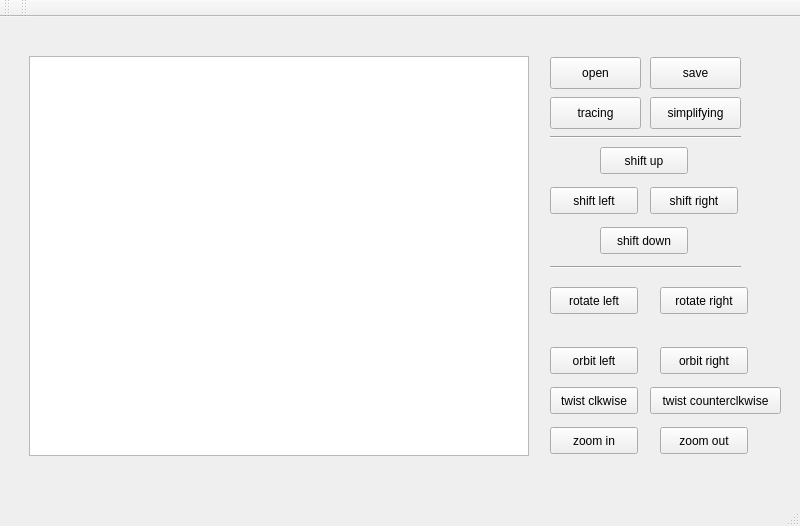
<?xml version="1.0" encoding="UTF-8"?>
<ui version="4.0">
 <class>MainWindow</class>
 <widget class="QMainWindow" name="MainWindow">
  <property name="geometry">
   <rect>
    <x>0</x>
    <y>0</y>
    <width>800</width>
    <height>526</height>
   </rect>
  </property>
  <property name="windowTitle">
   <string>ObjViewer</string>
  </property>
  <widget class="QWidget" name="centralWidget">
   <widget class="QGraphicsView" name="pic">
    <property name="geometry">
     <rect>
      <x>29</x>
      <y>39</y>
      <width>500</width>
      <height>400</height>
     </rect>
    </property>
    <property name="autoFillBackground">
     <bool>false</bool>
    </property>
   </widget>
   <widget class="QPushButton" name="trace">
    <property name="geometry">
     <rect>
      <x>550</x>
      <y>80</y>
      <width>91</width>
      <height>32</height>
     </rect>
    </property>
    <property name="text">
     <string>tracing</string>
    </property>
   </widget>
   <widget class="QPushButton" name="simplify">
    <property name="geometry">
     <rect>
      <x>650</x>
      <y>80</y>
      <width>91</width>
      <height>32</height>
     </rect>
    </property>
    <property name="text">
     <string>simplifying</string>
    </property>
   </widget>
   <widget class="Line" name="line">
    <property name="geometry">
     <rect>
      <x>550</x>
      <y>110</y>
      <width>191</width>
      <height>20</height>
     </rect>
    </property>
    <property name="orientation">
     <enum>Qt::Horizontal</enum>
    </property>
   </widget>
   <widget class="Line" name="line_3">
    <property name="geometry">
     <rect>
      <x>550</x>
      <y>240</y>
      <width>191</width>
      <height>20</height>
     </rect>
    </property>
    <property name="orientation">
     <enum>Qt::Horizontal</enum>
    </property>
   </widget>
   <widget class="QPushButton" name="open">
    <property name="geometry">
     <rect>
      <x>550</x>
      <y>40</y>
      <width>91</width>
      <height>32</height>
     </rect>
    </property>
    <property name="text">
     <string>open</string>
    </property>
   </widget>
   <widget class="QPushButton" name="save">
    <property name="geometry">
     <rect>
      <x>650</x>
      <y>40</y>
      <width>91</width>
      <height>32</height>
     </rect>
    </property>
    <property name="text">
     <string>save</string>
    </property>
   </widget>
   <widget class="QPushButton" name="quit">
    <property name="geometry">
     <rect>
      <x>930</x>
      <y>670</y>
      <width>91</width>
      <height>32</height>
     </rect>
    </property>
    <property name="text">
     <string>quit</string>
    </property>
   </widget>
   <widget class="Line" name="line_5">
    <property name="geometry">
     <rect>
      <x>830</x>
      <y>560</y>
      <width>191</width>
      <height>20</height>
     </rect>
    </property>
    <property name="orientation">
     <enum>Qt::Horizontal</enum>
    </property>
   </widget>
   <widget class="QPushButton" name="shift_up">
    <property name="geometry">
     <rect>
      <x>600</x>
      <y>130</y>
      <width>88</width>
      <height>27</height>
     </rect>
    </property>
    <property name="text">
     <string>shift up</string>
    </property>
   </widget>
   <widget class="QPushButton" name="shift_left">
    <property name="geometry">
     <rect>
      <x>550</x>
      <y>170</y>
      <width>88</width>
      <height>27</height>
     </rect>
    </property>
    <property name="text">
     <string>shift left</string>
    </property>
   </widget>
   <widget class="QPushButton" name="shift_right">
    <property name="geometry">
     <rect>
      <x>650</x>
      <y>170</y>
      <width>88</width>
      <height>27</height>
     </rect>
    </property>
    <property name="text">
     <string>shift right</string>
    </property>
   </widget>
   <widget class="QPushButton" name="shift_down">
    <property name="geometry">
     <rect>
      <x>600</x>
      <y>210</y>
      <width>88</width>
      <height>27</height>
     </rect>
    </property>
    <property name="text">
     <string>shift down</string>
    </property>
   </widget>
   <widget class="QPushButton" name="rotate_left">
    <property name="geometry">
     <rect>
      <x>550</x>
      <y>270</y>
      <width>88</width>
      <height>27</height>
     </rect>
    </property>
    <property name="text">
     <string>rotate left</string>
    </property>
   </widget>
   <widget class="QPushButton" name="rotate_right">
    <property name="geometry">
     <rect>
      <x>660</x>
      <y>270</y>
      <width>88</width>
      <height>27</height>
     </rect>
    </property>
    <property name="text">
     <string>rotate right</string>
    </property>
   </widget>
   <widget class="QPushButton" name="orbit_left">
    <property name="geometry">
     <rect>
      <x>550</x>
      <y>330</y>
      <width>88</width>
      <height>27</height>
     </rect>
    </property>
    <property name="text">
     <string>orbit left</string>
    </property>
   </widget>
   <widget class="QPushButton" name="orbit_right">
    <property name="geometry">
     <rect>
      <x>660</x>
      <y>330</y>
      <width>88</width>
      <height>27</height>
     </rect>
    </property>
    <property name="text">
     <string>orbit right</string>
    </property>
   </widget>
   <widget class="QPushButton" name="twist_left">
    <property name="geometry">
     <rect>
      <x>550</x>
      <y>370</y>
      <width>88</width>
      <height>27</height>
     </rect>
    </property>
    <property name="text">
     <string>twist clkwise</string>
    </property>
   </widget>
   <widget class="QPushButton" name="twist_right">
    <property name="geometry">
     <rect>
      <x>650</x>
      <y>370</y>
      <width>131</width>
      <height>27</height>
     </rect>
    </property>
    <property name="text">
     <string>twist counterclkwise</string>
    </property>
   </widget>
   <widget class="QPushButton" name="zoom_in">
    <property name="geometry">
     <rect>
      <x>550</x>
      <y>410</y>
      <width>88</width>
      <height>27</height>
     </rect>
    </property>
    <property name="text">
     <string>zoom in</string>
    </property>
   </widget>
   <widget class="QPushButton" name="zoom_out">
    <property name="geometry">
     <rect>
      <x>660</x>
      <y>410</y>
      <width>88</width>
      <height>27</height>
     </rect>
    </property>
    <property name="text">
     <string>zoom out</string>
    </property>
   </widget>
  </widget>
  <widget class="QMenuBar" name="menuBar">
   <property name="geometry">
    <rect>
     <x>0</x>
     <y>0</y>
     <width>800</width>
     <height>22</height>
    </rect>
   </property>
  </widget>
  <widget class="QToolBar" name="mainToolBar">
   <attribute name="toolBarArea">
    <enum>TopToolBarArea</enum>
   </attribute>
   <attribute name="toolBarBreak">
    <bool>false</bool>
   </attribute>
  </widget>
  <widget class="QStatusBar" name="statusBar"/>
  <widget class="QToolBar" name="toolBar">
   <property name="windowTitle">
    <string>toolBar</string>
   </property>
   <attribute name="toolBarArea">
    <enum>TopToolBarArea</enum>
   </attribute>
   <attribute name="toolBarBreak">
    <bool>false</bool>
   </attribute>
  </widget>
  <action name="open_action">
   <property name="text">
    <string>Open</string>
   </property>
  </action>
  <action name="save_action">
   <property name="text">
    <string>Save</string>
   </property>
  </action>
  <action name="quit_action">
   <property name="text">
    <string>Quit</string>
   </property>
  </action>
 </widget>
 <layoutdefault spacing="6" margin="11"/>
 <resources/>
 <connections/>
</ui>
